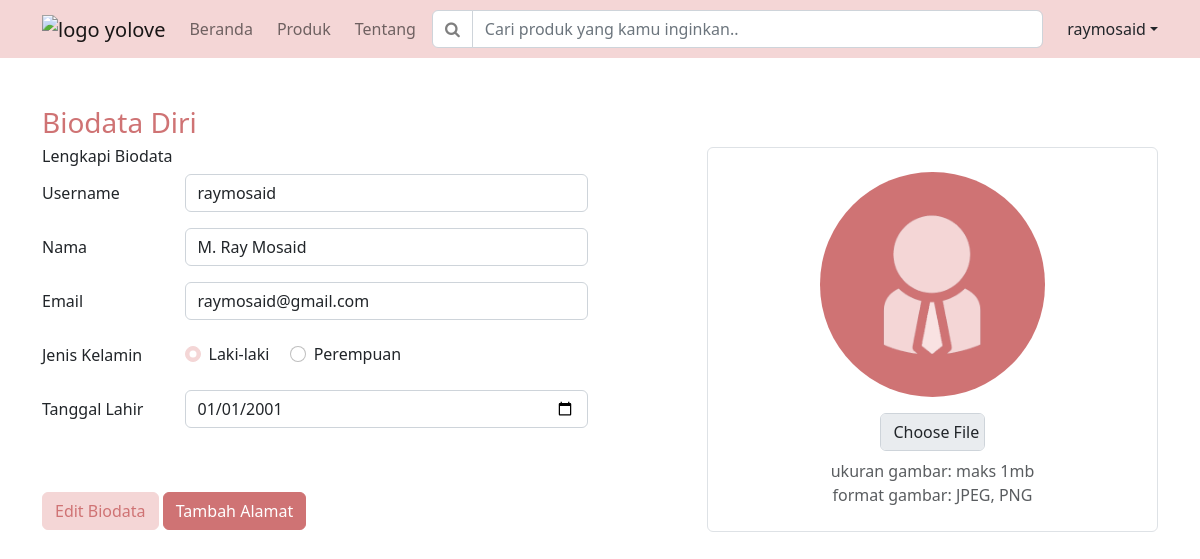
/profile.php (signed in), run on the app's committed database.
### tables this page shows
CREATE TABLE `customer` (
  `username` varchar(255) NOT NULL,
  `nama_customer` varchar(255) NOT NULL,
  `email_customer` varchar(255) NOT NULL,
  `password_customer` varchar(255) NOT NULL,
  `gender_customer` varchar(15) DEFAULT NULL,
  `tl_customer` date DEFAULT NULL,
  `gambar_customer` varchar(255) NOT NULL DEFAULT 'user.png'
);

### profile.php (the view, shortened to what this page needs)
<?php
include("config.php");
$username = $_SESSION['username'];
$query = "SELECT * FROM customer WHERE username='$username'";
$result = mysqli_query($conn, $query);
$row = mysqli_fetch_array($result, MYSQLI_ASSOC);
?>
<!DOCTYPE html>
<html>
	<head>
		<link rel="stylesheet" href="https://stackpath.bootstrapcdn.com/font-awesome/4.7.0/css/font-awesome.min.css">
		<link rel="stylesheet" type="text/css" href="style/style.css">
	</head>
	<body>
		<?php
		$nav1 = 0;
		$nav2 = 0;
		$nav3 = 0;
		include "navbar.php";
		?>
		<main class="container-sm container-md container-lg container-xl container-xxl">
			<h3 class="text-secondary">Biodata Diri</h3>
			<form action="profile.php" method="POST" class="row justify-content-between"
			enctype="multipart/form-data">
				<div class="col-6">
					<h6>Lengkapi Biodata</h6>
					<?php
					echo "<div class='row mb-3'>
							<label for='username' class='col-sm-3 col-form-label'>Username</label>
							<div class='col-sm-9'>
								<input name='username' type='text' class='form-control' id='username'
								value='{$row['username']}' readonly>
							</div>
						  </div>
						  <div class='row mb-3'>
							<label for='name' class='col-sm-3 col-form-label'>Nama</label>
							<div class='col-sm-9'>
								<input name='name' type='text' class='form-control' id='name'
								value='{$row['nama_customer']}' required>
							</div>
						  </div>
						  <div class='row mb-3'>
							<label for='email' class='col-sm-3 col-form-label'>Email</label>
							<div class='col-sm-9'>
								<input name='email' type='email' class='form-control' id='email'
								value='{$row['email_customer']}' required>
							</div>
						  </div>";
					?>
						  <div class='row mb-3 align-items-center'>
							<label for='inputGender' class='col-sm-3 col-form-label'>Jenis Kelamin</label>
							<div class='col-sm-9' id='inputGender'>
								<div class='form-check form-check-inline'>
									<input class='form-check-input' type='radio' name='gender' id='gender1'
									value='Laki-laki'
									<?php if($row['gender_customer']=="Laki-laki"){echo "checked";} ?>>
									<label class='form-check-label' for='gender1'>Laki-laki</label>
								</div>
								<div class='form-check form-check-inline'>
									<input class='form-check-input' type='radio' name='gender' id='gender2'
									value='Perempuan'
									<?php if($row['gender_customer']=="Perempuan"){echo "checked";} ?>>
									<label class='form-check-label' for='gender2'>Perempuan</label>
								</div>
							</div>
						  </div>
					<?php
					echo "<div class='row mb-3'>
							<label for='tl' class='col-sm-3 col-form-label'>Tanggal Lahir</label>
							<div class='col-sm-9'>
								<input name='tl' type='date' class='form-control' id='tl'
								value='{$row['tl_customer']}'>
							</div>
						  </div>
						  <div class='row mb-5'>
						  </div>";
					?>
					<button name="edit_biodata" type="submit" class="btn btn-primary">Edit Biodata</button>
					<a class="btn btn-secondary" href="profile_edit.php">Tambah Alamat</a>
				</div>
				<div class="col-5">
					<div class="card w-100 text-center border rounded py-4">
						<div>
							<?php
							echo "<img src='img/{$row['gambar_customer']}'
								   class='img-fluid w-50 rounded-circle' alt='User Photo'>";
							?>
						</div>
						<div class="card-body">
							<div class="d-flex justify-content-center">
								<div class="mb-2 mt-3 w-25">
									<input name="userImg" class="form-control" type="file" id="userImg">
								</div>
							</div>
							<p class="card-text mb-0 text-muted">ukuran gambar: maks 1mb</p>
							<p class="card-text text text-muted">format gambar: JPEG, PNG</p>
						</div>
					</div>
				</div>
			</form>
		</main>
	</body>
</html>

### navbar.php (shortened to what this page needs)
<header class="container-fluid bg-primary mb-5">
	<nav class="navbar navbar-expand-lg navbar-light bg-primary">
		<div class="container-sm container-md container-lg container-xl container-xxl">
			<a class="navbar-brand me-3" href="index.php">
				<img src="img/logo.png" alt="logo yolove" width="100">
			</a>
			<div class="collapse navbar-collapse" id="navbarSupportedContent">
				<ul class="navbar-nav me-auto mb-2 mb-lg-0">
					<?php
					if ($nav1 == 1) {
						echo "<li class='nav-item me-2'>
								<a class='nav-link active fw-semibold' href='index.php'>Beranda</a>
							  </li>";
					}else if ($nav1 == 0) {
						echo "<li class='nav-item me-2'>
								<a class='nav-link' href='index.php'>Beranda</a>
							  </li>";
					}
					if ($nav2 == 1) {
						echo "<li class='nav-item me-2'>
								<a class='nav-link active fw-semibold' href='product.php'>Produk</a>
							  </li>";
					}else if ($nav2 == 0) {
						echo "<li class='nav-item me-2'>
								<a class='nav-link' href='product.php'>Produk</a>
							  </li>";
					}
					if ($nav3 == 1) {
						echo "<li class='nav-item me-2'>
								<a class='nav-link active fw-semibold' href='about.php'>Tentang</a>
							  </li>";
					}else if ($nav3 == 0) {
						echo "<li class='nav-item me-2'>
								<a class='nav-link' href='about.php'>Tentang</a>
							  </li>";
					}
					?>
				</ul>
				<form class="w-100 me-4 mb-3 mb-lg-0">
					<div class="input-group">
						<button name="submitSearch" type="submit" class="input-group-text text-black-50" id="search">
						<i class="fa fa-search"></i>
						</button>
						<input name="search" class="form-control" type="search" placeholder="Cari produk yang kamu inginkan.." aria-label="Search" aria-describedby="search">
					</div>
				</form>
				<?php
					if(isset($_SESSION['username'])) {
						$username = $_SESSION['username'];
						echo "<div class='dropdown'>
						          <a class='nav-link dropdown-toggle' id='user' href='#' role='button' data-bs-toggle='dropdown' aria-expanded='false'>" . $username . "</a>
						          <ul class='dropdown-menu dropdown-menu-end' aria-labelledby='user'>
						              <li><a class='dropdown-item' href='profile.php'>Profil</a></li>
						              <li><a class='dropdown-item' href='status_pesanan.php'>Status Pesanan</a></li>
						              <li><a class='dropdown-item' href='logout.php'>Logout</a></li>
						          </ul>
						      </div>";
					}else {
						echo "<div class='d-flex'>
								<a href='login.php' class='btn btn-outline-light me-2'>Masuk</a>
								<a href='registrasi.php' class='btn btn-light'>Daftar</a>
							  </div>";
					}
				?>
			</div>
		</div>
	</nav>
</header>

### data on the page
customer: username "raymosaid", name "M. Ray Mosaid", email "raymosaid@gmail.com", gender_customer "☑ Laki-laki", gender_customer "☐ Perempuan", tl "01/01/2001", gambar_customer (placeholder picture)

### other printed values
$username "raymosaid"
